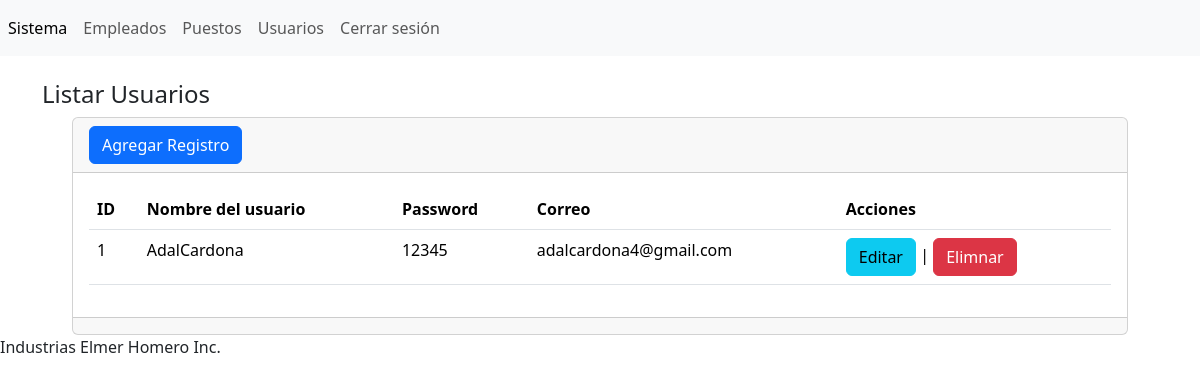
/secciones/usuarios/index.php, run on the app's committed database.
### tables this page shows
CREATE TABLE `tbl_usuarios` (
  `id` int(11) NOT NULL,
  `nombreUsuario` varchar(255) NOT NULL,
  `password` varchar(255) NOT NULL,
  `correo` varchar(255) NOT NULL
);

### secciones/usuarios/index.php (the view, shortened to what this page needs)
<?php
include("../../templates/header.php");
include("../../bd.php");
$sentencia=$conn->prepare("SELECT * FROM tbl_usuarios");
   $sentencia->execute();
   $lista_tbl_usuarios=$sentencia->fetchAll(PDO::FETCH_ASSOC);
?>
<br/>
<h4>Listar Usuarios</h4>
<div class="card" style=" background-color:rgb(255, 255, 255); margin-left: 30px; margin-right: 30px;">
    <div class="card-header" >
    <a
            name="btnagregar"
            id="btnagregar"
            class="btn btn-primary"
            href="crear.php"
            role="button"
            >Agregar Registro</a
        >
    </div>
    <div class="card-body">
        <div
            class="table-responsive-sm"
        >
            <table
                class="table table"
            >
                <thead>
                    <tr>
                        <th scope="col">ID</th>
                        <th scope="col">Nombre del usuario</th>
                        <th scope="col">Password</th>
                        <th scope="col">Correo</th>
                        <th scope="col">Acciones</th>
                    </tr>
                </thead>
                <tbody>
                <?php
                    foreach($lista_tbl_usuarios as $registro) {
                    ?>
                    <tr class="">
                        <td scope="row"><?php echo  $registro['id']?></td>
                        <td><?php echo $registro['nombreUsuario']?></td>
                        <td><?php echo $registro['password']?></td>
                        <td><?php echo $registro['correo']?></td>
                        <td>
                        <a
                            name="btneditar"
                            id="btneditar"
                            class="btn btn-info"
                            href="editar.php?txtId=<?php echo $registro['id']?>"
                            role="button"
                            >Editar</a
                        >
                        |
                        <a
                            name="btneliminar"
                            id="btneliminar"
                            class="btn btn-danger"
                            href="index.php?txtId=<?php echo $registro['id']?>"
                            role="button"
                            >Elimnar</a
                        >
                    </td>
                    </tr>
                    <?php } ?>
                    </tbody>
            </table>
        </div>
    </div>
    <div class="card-footer text-muted"></div>
</div>
<?php
include("../../templates/footer.php")
?>

### data on the page
tbl_usuarios: id "1", nombreUsuario "AdalCardona", password "12345", correo "adalcardona4@gmail.com"
